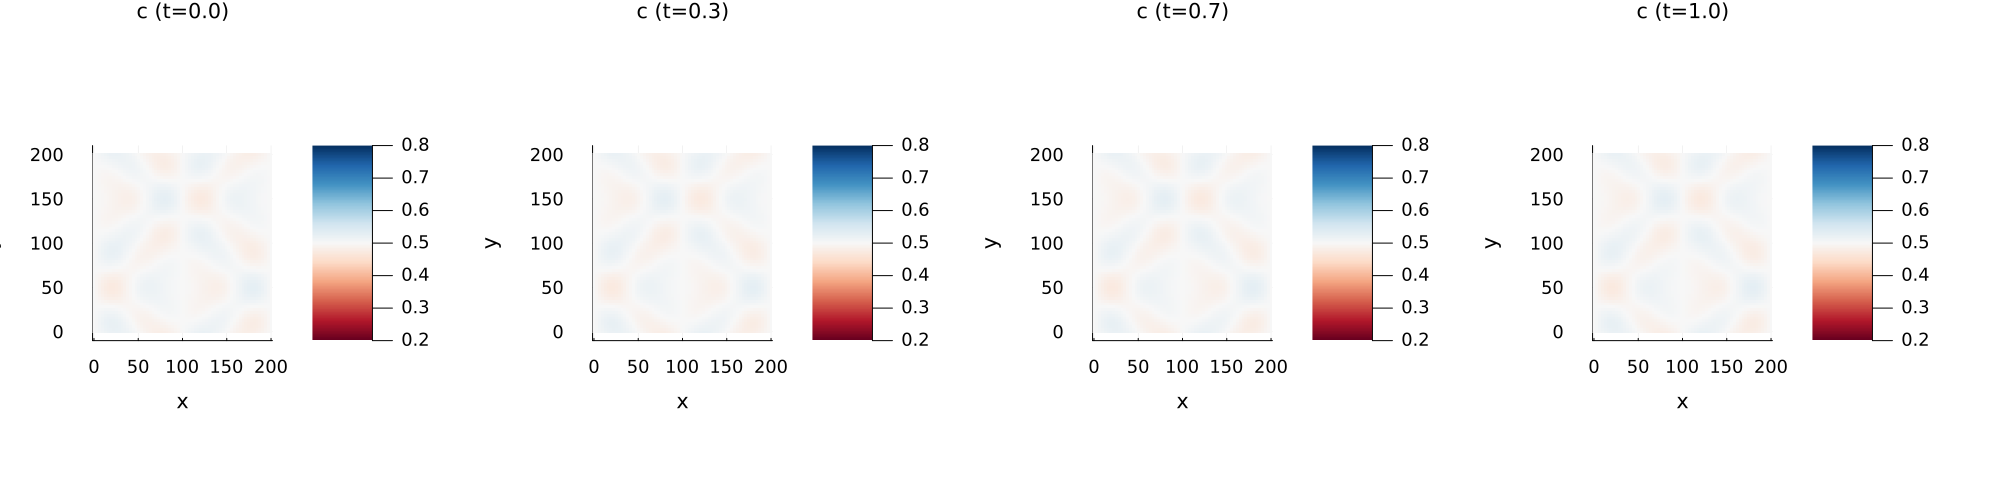

Reproduce this figure in Julia.
# Cahn-Hilliard 2D Spinodal Decomposition Example
#
# Demonstrates 2D spinodal decomposition using the unified solve API.
# Phase separation from an unstable homogeneous mixture.
#
# Run: julia --project=. examples/251_spinodal_2d.jl

using PhaseFields
using OrdinaryDiffEq
using Plots
default(
    guidefontsize=14, tickfontsize=12, titlefontsize=14, legendfontsize=11,
    left_margin=5Plots.mm, right_margin=5Plots.mm,
    top_margin=5Plots.mm, bottom_margin=5Plots.mm
)

println("=== Cahn-Hilliard 2D Spinodal Decomposition ===\n")

# -----------------------------------------------------------------------------
# Model parameters (PFHub Benchmark 1 inspired)
# -----------------------------------------------------------------------------
model = CahnHilliardModel(
    M = 5.0,    # Mobility
    κ = 2.0     # Gradient energy coefficient
)

# Double-well free energy with minima at cα and cβ
f = DoubleWellFreeEnergy(
    ρs = 5.0,   # Barrier height
    cα = 0.3,   # α-phase equilibrium
    cβ = 0.7    # β-phase equilibrium
)

# Grid parameters
Nx, Ny = 64, 64
Lx, Ly = 200.0, 200.0
grid = UniformGrid2D(Nx=Nx, Ny=Ny, Lx=Lx, Ly=Ly)

# Time parameters (very short due to stiffness)
tspan = (0.0, 1.0)

println("Parameters:")
println("  Grid: $(Nx)×$(Ny), domain: $(Lx)×$(Ly)")
println("  Model: M=$(model.M), κ=$(model.κ)")
println("  Free energy: ρs=$(f.ρs), cα=$(f.cα), cβ=$(f.cβ)")
println("  Time: $(tspan[1]) to $(tspan[2])")
println()

# -----------------------------------------------------------------------------
# Initial conditions: small random fluctuations around c = 0.5
# -----------------------------------------------------------------------------
c0_mean = 0.5
fluctuation = 0.02

# Deterministic fluctuation pattern (reproducible)
c0 = [c0_mean + fluctuation * sin(4π * x / Lx) * cos(4π * y / Ly) +
      fluctuation * 0.5 * sin(6π * x / Lx) * sin(6π * y / Ly)
      for x in grid.x, y in grid.y]

println("Initial conditions:")
println("  Mean concentration: $(c0_mean)")
println("  Fluctuation amplitude: $(fluctuation)")
println("  Min c: $(round(minimum(c0), digits=3)), Max c: $(round(maximum(c0), digits=3))")
println()

# -----------------------------------------------------------------------------
# Create problem and solve using unified API
# -----------------------------------------------------------------------------
problem = CahnHilliardProblem(model, grid, c0, tspan, f, bc=PeriodicBC())

println("Solving with OrdinaryDiffEq.jl...")
println("  Note: Cahn-Hilliard is a 4th-order stiff PDE")

# Use ROCK2 for stiff problems, with limited iterations for demo
sol = PhaseFields.solve(problem, ROCK2(), saveat=0.1, maxiters=50000)
println("  Time points saved: $(length(sol.t))")
println("  Final time reached: $(sol.t[end])")

# -----------------------------------------------------------------------------
# Analysis
# -----------------------------------------------------------------------------
println("\nAnalysis:")
for idx in [1, length(sol.t)]
    c = reshape(sol.u[idx], Nx, Ny)
    c_mean = sum(c) / (Nx * Ny)
    c_var = sum((c .- c_mean).^2) / (Nx * Ny)
    println("  t=$(round(sol.t[idx], digits=3)):")
    println("    Mean: $(round(c_mean, digits=4)), Variance: $(round(c_var, digits=6))")
    println("    Min: $(round(minimum(c), digits=3)), Max: $(round(maximum(c), digits=3))")
end

# Helper function for mean
mean(x) = sum(x) / length(x)

# Check for phase separation
c_initial = reshape(sol.u[1], Nx, Ny)
c_final = reshape(sol.u[end], Nx, Ny)
var_initial = sum((c_initial .- mean(c_initial)).^2) / (Nx * Ny)
var_final = sum((c_final .- mean(c_final)).^2) / (Nx * Ny)

println("\nPhysical behavior:")
if var_final > var_initial
    println("  ✓ Phase separation observed (variance increased)")
else
    println("  Note: Short simulation time - try longer tspan with stiff solver")
end

# Mass conservation check
mass_initial = sum(c_initial)
mass_final = sum(c_final)
mass_error = abs(mass_final - mass_initial) / mass_initial
println("  Mass conservation error: $(round(mass_error * 100, digits=6))%")

# -----------------------------------------------------------------------------
# Visualization
# -----------------------------------------------------------------------------
println("\nGenerating plots...")

# Plot: concentration at different times
n_snapshots = min(4, length(sol.t))
indices = round.(Int, range(1, length(sol.t), length=n_snapshots))

p1 = plot(layout=(1, n_snapshots), size=(500*n_snapshots, 500))
for (i, idx) in enumerate(indices)
    c = reshape(sol.u[idx], Nx, Ny)
    heatmap!(p1[i], grid.x, grid.y, c',
             c=:RdBu, clim=(0.2, 0.8),
             xlabel="x", ylabel="y",
             title="c (t=$(round(sol.t[idx], digits=2)))",
             aspect_ratio=:equal)
end
savefig(p1, "examples/251_spinodal_2d.png")
println("  Saved: examples/251_spinodal_2d.png")

# Animation
println("Generating animation...")
anim = @animate for idx in 1:length(sol.t)
    c = reshape(sol.u[idx], Nx, Ny)
    heatmap(grid.x, grid.y, c',
            c=:RdBu, clim=(0.2, 0.8),
            xlabel="x", ylabel="y",
            title="Spinodal Decomposition (t=$(round(sol.t[idx], digits=3)))",
            aspect_ratio=:equal,
            size=(500, 500))
end
gif(anim, "examples/251_spinodal_2d.gif", fps=5)
println("  Saved: examples/251_spinodal_2d.gif")

println("\n✅ Simulation completed!")
